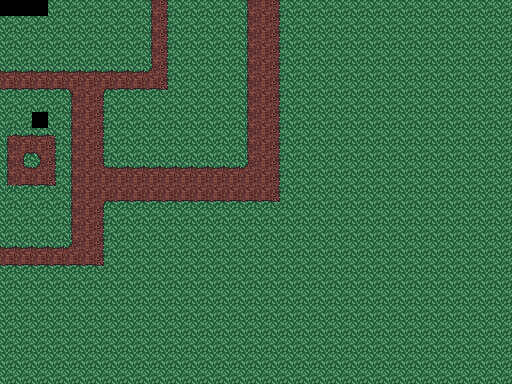

Tiled map render using the project's own tile images. Description and the whole map definition, tile-layer contents included, below:
An orthogonal 32x24 tile map with 16x16 px tiles, 1 tile layer (Tile Layer 1) and 16 objects (3x jmo, collision).

<map version="1.5" tiledversion="1.7.2" orientation="orthogonal" renderorder="right-down" width="32" height="24" tilewidth="16" tileheight="16" infinite="0" nextlayerid="3" nextobjectid="23">
 <tileset firstgid="1" name="map-tileset" tilewidth="16" tileheight="16" tilecount="135" columns="15">
  <image source="../map-tileset.png" width="240" height="144" />
  <tile id="16">
   <properties>
    <property name="sad" type="bool" value="true" />
   </properties>
   <objectgroup draworder="index" id="2">
    <object id="1" x="0.131579" y="1.18421" width="15.4605" height="13.1579" visible="0">
     <properties>
      <property name="semi-solid" type="color" value="#ffaa55ff" />
     </properties>
    </object>
    <object id="5" name="collision" x="0.313812" y="8.41632" width="10.9944" height="10.6698" rotation="312.447">
     <properties>
      <property name="semi-solid" type="color" value="#ffaa55ff" />
     </properties>
    </object>
   </objectgroup>
  </tile>
 </tileset>
 <layer id="1" name="Tile Layer 1" width="32" height="24">
  <data encoding="csv">
0,0,0,17,17,17,17,17,17,18,16,17,17,17,17,18,21,16,17,17,17,17,17,17,17,17,17,17,17,17,17,17,
17,17,17,17,17,17,17,17,17,18,16,17,17,17,17,18,21,16,17,17,17,17,17,17,17,17,17,17,17,17,17,17,
17,17,17,17,17,17,17,17,17,18,16,17,17,17,17,18,21,16,17,17,17,17,17,17,17,17,17,17,17,17,17,17,
17,17,17,17,17,17,17,17,17,18,16,17,17,17,17,18,21,16,17,17,17,17,17,17,17,17,17,17,17,17,17,17,
32,32,32,32,32,32,32,32,32,77,16,17,17,17,17,18,21,16,17,17,17,17,17,17,17,17,17,17,17,17,17,17,
2,2,2,2,62,21,61,2,2,2,122,17,17,17,17,18,21,16,17,17,17,17,17,17,17,17,17,17,17,17,17,17,
17,17,17,17,18,21,16,17,17,17,17,17,17,17,17,18,21,16,17,17,17,17,17,17,17,17,17,17,17,17,17,17,
17,17,0,17,18,21,16,17,17,17,17,17,17,17,17,18,21,16,17,17,17,17,17,17,17,17,17,17,17,17,17,17,
106,32,32,107,18,21,16,17,17,17,17,17,17,17,17,18,21,16,17,17,17,17,17,17,17,17,17,17,17,17,17,17,
18,61,62,16,18,21,16,17,17,17,17,17,17,17,17,18,21,16,17,17,17,17,17,17,17,17,17,17,17,17,17,17,
18,76,77,16,18,21,76,32,32,32,32,32,32,32,32,77,21,16,17,17,17,17,17,17,17,17,17,17,17,17,17,17,
121,2,2,122,18,21,21,21,21,21,21,21,21,21,21,21,21,16,17,17,17,17,17,17,17,17,17,17,17,17,17,17,
17,17,17,17,18,21,61,2,2,2,2,2,2,2,2,2,2,122,17,17,17,17,17,17,17,17,17,17,17,17,17,17,
17,17,17,17,18,21,16,17,17,17,17,17,17,17,17,17,17,17,17,17,17,17,17,17,17,17,17,17,17,17,17,17,
17,17,17,17,18,21,16,17,17,17,17,17,17,17,17,17,17,17,17,17,17,17,17,17,17,17,17,17,17,17,17,17,
32,32,32,32,77,21,16,17,17,17,17,17,17,17,17,17,17,17,17,17,17,17,17,17,17,17,17,17,17,17,17,17,
2,2,2,2,2,2,122,17,17,17,17,17,17,17,17,17,17,17,17,17,17,17,17,17,17,17,17,17,17,17,17,17,
17,17,17,17,17,17,17,17,17,17,17,17,17,17,17,17,17,17,17,17,17,17,17,17,17,17,17,17,17,17,17,17,
17,17,17,17,17,17,17,17,17,17,17,17,17,17,17,17,17,17,17,17,17,17,17,17,17,17,17,17,17,17,17,17,
17,17,17,17,17,17,17,17,17,17,17,17,17,17,17,17,17,17,17,17,17,17,17,17,17,17,17,17,17,17,17,17,
17,17,17,17,17,17,17,17,17,17,17,17,17,17,17,17,17,17,17,17,17,17,17,17,17,17,17,17,17,17,17,17,
17,17,17,17,17,17,17,17,17,17,17,17,17,17,17,17,17,17,17,17,17,17,17,17,17,17,17,17,17,17,17,17,
17,17,17,17,17,17,17,17,17,17,17,17,17,17,17,17,17,17,17,17,17,17,17,17,17,17,17,17,17,17,17,17,
17,17,17,17,17,17,17,17,17,17,17,17,17,17,17,17,17,17,17,17,17,17,17,17,17,17,17,17,17,17,17,17
</data>
 </layer>
 <objectgroup id="2" name="Object Layer 1">
  <object id="4" name="jmo" gid="17" x="32" y="128" width="16" height="16">
   <properties>
    <property name="has_diamond" type="bool" value="true" />
   </properties>
  </object>
  <object id="5" x="-1.25" y="-0.25" width="148.75" height="66" />
  <object id="6" x="107.5" y="93.5" width="136.75" height="70.25" />
  <object id="7" x="168.5" y="0.25" width="75.75" height="96" />
  <object id="10" x="2" y="268.667" width="511.333" height="116.667" />
  <object id="13" x="281.333" y="0.666667" width="229.333" height="268" />
  <object id="14" x="108" y="204.667" width="172.667" height="62" />
  <object id="15" x="0.666667" y="182.667" width="66.6667" height="60" />
  <object id="17" x="2" y="92.6667" width="64.6667" height="39.3333" />
  <object id="18" x="55.3333" y="130.667" width="13.3333" height="51.3333">
   <properties>
    <property name="zook" type="bool" value="false" />
   </properties>
  </object>
  <object id="19" x="-2.66667" y="130" width="11.3333" height="53.3333" />
  <object id="20" name="jmo" gid="17" x="0" y="16" width="16" height="16">
   <properties>
    <property name="has_diamond" type="bool" value="true" />
   </properties>
  </object>
  <object id="21" name="jmo" gid="17" x="16" y="16" width="16" height="16">
   <properties>
    <property name="has_diamond" type="bool" value="true" />
   </properties>
  </object>
  <object id="22" gid="21" x="32" y="16" width="16" height="16" />
 </objectgroup>
</map>
